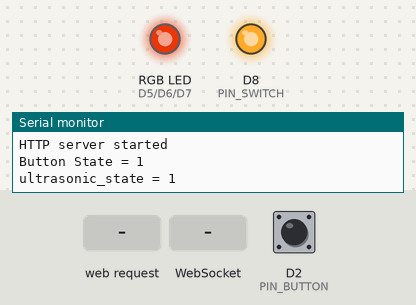
A sketch run on a simulated ESP8266 (NodeMCU). Shown: an RGB LED mixed from three pins (HIGH = lit), output pins drawn as LEDs (lit = HIGH), the last lines printed to the serial monitor. The test bench sets the inputs (shaded band); at power-on: D2 (PIN_BUTTON) HIGH. Dim RGB values are drawn brighter than linear; WiFi joins after 1.5 s; servers stay silent unless stated; random numbers use the default seed unless the sketch sets one.

Above: at 2.76 s.
2.8 s: D2 (PIN_BUTTON) pulled LOW for 0.15 s
At 4.1 s:
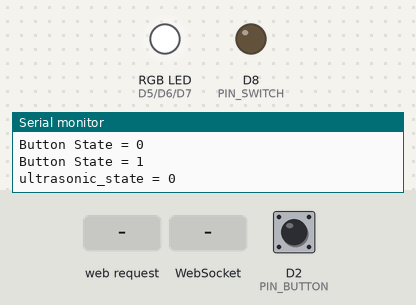
4.5 s: D2 (PIN_BUTTON) pulled LOW for 1 s
At 5.56 s:
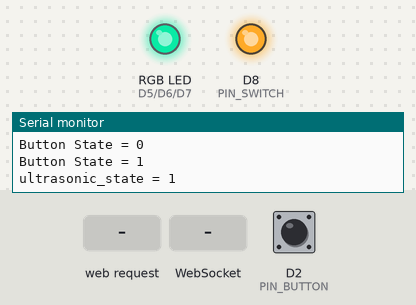
7.5 s: HTTP request GET / received
10.5 s: WebSocket text "STATE" received
13.5 s: D2 (PIN_BUTTON) pulled LOW for 3.2 s
At 17.6 s:
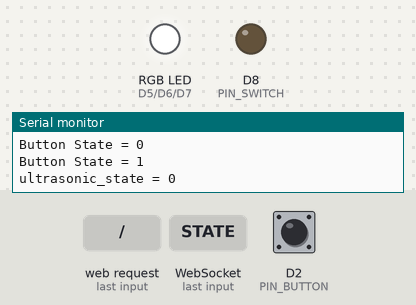
18.2 s: D2 (PIN_BUTTON) pulled LOW for 0.15 s
At 18.41 s:
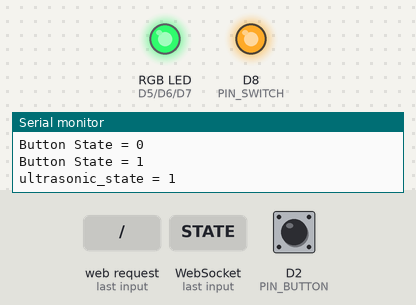
Timing chart, 0 to 24.2 s (numbered marks = the images above; inputs shaded):
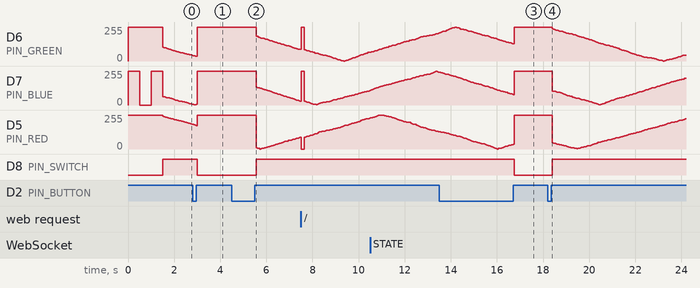

The sketch:

HumidifierServerAsync.ino
```cpp
#include <ESP8266WiFi.h>
#include <ESPAsyncTCP.h>
#include <ESPAsyncWebServer.h>
#include <ESP8266mDNS.h>
#include "config.h"
const char* ssid = STASSID;
const char* password = STAPSK;

AsyncWebServer server(80);
AsyncWebSocket ws("/ws");

bool ultrasonic_state = false;
bool led_state = LED_OFF;
int buttonState;             // the current reading from the input pin
int lastButtonState = HIGH;   // the previous reading from the input pin
// the following variables are unsigned longs because the time, measured in
// milliseconds, will quickly become a bigger number than can be stored in an int.
unsigned long lastDebounceTime = 0;  // the last time the output pin was toggled
unsigned long debounceDelay = 50;    // the debounce time; increase if the output flickers
unsigned long ledChangeInterval = 50; // Interval for changing LED color
unsigned long ledLastTime;  // The last time LED color was changed
int r, g, b, rd, gd, bd;

#include "webpage.h"

void rgbInit()
{
  int x[3], y[3], i, j;
  for(i=0;i<3;i++) x[i] = random(i*85+1,(i+1)*85+1);
  for(i=0;i<3;i++) y[i] = 0;
  for(i=0;i<3;i++) {
    j = random(0,3);
    while(y[j]!=0) j = random(0,3);
    y[j] = x[i];
  }
  r = y[0];
  g = y[1];
  b = y[2];
  rd = gd = bd = -1;
  analogWrite(PIN_RED, r);
  analogWrite(PIN_GREEN, g);
  analogWrite(PIN_BLUE, b);
  ledLastTime = millis();
}

void rgbOff()
{
  digitalWrite(PIN_RED, LED_OFF);
  digitalWrite(PIN_GREEN, LED_OFF);
  digitalWrite(PIN_BLUE, LED_OFF);
}

void rgbNext()
{
  int step;
  step = random(1,5);
  if( (r+step*rd) > 255 || (r+step*rd) < 0 ) rd = rd * (-1);
  r = r+step*rd;
  step = random(1,5);
  if( (g+step*gd) > 255 || (g+step*gd) < 0 ) gd = gd * (-1);
  g = g+step*gd;
  step = random(1,5);
  if( (b+step*bd) > 255 || (b+step*bd) < 0 ) bd = bd * (-1);
  b = b+step*bd;
  analogWrite(PIN_RED, r);
  analogWrite(PIN_GREEN, g);
  analogWrite(PIN_BLUE, b);
  ledLastTime = millis();
}

void notifyClients() {
  ws.textAll(String(ultrasonic_state));
}

void handleWebSocketMessage(void *arg, uint8_t *data, size_t len) {
  AwsFrameInfo *info = (AwsFrameInfo*)arg;
  if (info->final && info->index == 0 && info->len == len && info->opcode == WS_TEXT) {
    data[len] = 0;
    if (strcmp((char*)data, "toggle") == 0) {
      ultrasonic_state = !ultrasonic_state;
      led_state = !led_state;
      //Serial.print("ultra_sonic state = ");
      //Serial.println(ultrasonic_state);
      digitalWrite(PIN_SWITCH, ultrasonic_state);
      if (led_state == LED_ON) rgbInit();
      else rgbOff();
      notifyClients();
    }
  }
}

void onEvent(AsyncWebSocket *server, AsyncWebSocketClient *client, AwsEventType type,
             void *arg, uint8_t *data, size_t len) {
    switch (type) {
      case WS_EVT_CONNECT:
        Serial.printf("WebSocket client #%u connected from %s\n", client->id(), client->remoteIP().toString().c_str());
        break;
      case WS_EVT_DISCONNECT:
        Serial.printf("WebSocket client #%u disconnected\n", client->id());
        break;
      case WS_EVT_DATA:
        handleWebSocketMessage(arg, data, len);
        break;
      case WS_EVT_PONG:
      case WS_EVT_ERROR:
        break;
  }
}

void initWebSocket() {
  ws.onEvent(onEvent);
  server.addHandler(&ws);
}

String processor(const String& var){
  Serial.println(var);
  if(var == "STATE"){
    if (ultrasonic_state){
      return "checked";
    }
    else{
      return "";
    }
  }
  else if (var == "NAME") {
    return WEB_TITLE;
  }
  return String();
}

void handleRoot(AsyncWebServerRequest *request) {
  // LED Red light
  digitalWrite(PIN_RED, LOW);
  digitalWrite(PIN_BLUE, HIGH);
  digitalWrite(PIN_GREEN, HIGH);
  Serial.print(index_html);
  request->send_P(200, "text/html", index_html, processor);
  // LED OFF
  digitalWrite(PIN_RED, HIGH);
  digitalWrite(PIN_BLUE, !ultrasonic_state);
}

void handleNotFound(AsyncWebServerRequest *request) {
  digitalWrite(PIN_RED, LOW);
  String message = "File Not Found\n\n";
  message += "URI: ";
  message += request->url();
  message += "\nMethod: ";
  message += (request->method() == HTTP_GET) ? "GET" : "POST";
  message += "\nArguments: ";
  message += request->args();
  message += "\n";
  for (uint8_t i = 0; i < request->args(); i++) {
    message += " " + request->argName(i) + ": " + request->arg(i) + "\n";
  }
  request->send(404, "text/plain", message);
  digitalWrite(PIN_RED, HIGH);
}

void setup(void) {
  pinMode(PIN_RED, OUTPUT);
  pinMode(PIN_GREEN, OUTPUT);
  pinMode(PIN_BLUE, OUTPUT);
  pinMode(PIN_SWITCH, OUTPUT);
  digitalWrite(PIN_RED, LED_OFF);
  digitalWrite(PIN_GREEN, LED_OFF);
  digitalWrite(PIN_BLUE, LED_OFF);
  digitalWrite(PIN_SWITCH, LOW);
  Serial.begin(115200);
  WiFi.mode(WIFI_STA);
  WiFi.begin(ssid, password);

  // Wait for connection
  while (WiFi.status() != WL_CONNECTED) {
    delay(500);
    digitalWrite(PIN_BLUE, !digitalRead(PIN_BLUE));
    Serial.print(".");
  }
  Serial.println("");
  Serial.print("Connected to ");
  Serial.println(ssid);
  Serial.print("IP address: ");
  Serial.println(WiFi.localIP());
  digitalWrite(PIN_BLUE, HIGH);

  if (MDNS.begin(HOSTNAME)) {
    Serial.println("MDNS responder started");
  }

  initWebSocket();

  // Route for URI
  server.on("/", HTTP_GET, handleRoot);

  server.begin();
  Serial.println("HTTP server started");
  //Serial.print(index_html);

}

void loop(void) {
  ws.cleanupClients();
  MDNS.update();
  /********************
   * Check Button
   ********************/
  // read the state of the switch into a local variable:
  int reading = digitalRead(PIN_BUTTON);

  // check to see if you just pressed the button
  // (i.e. the input went from LOW to HIGH), and you've waited long enough
  // since the last press to ignore any noise:

  // If the switch changed, due to noise or pressing:
  if (reading != lastButtonState) {
    // reset the debouncing timer
    lastDebounceTime = millis();
  }

  if ((millis() - lastDebounceTime) > debounceDelay) {
    // whatever the reading is at, it's been there for longer than the debounce
    // delay, so take it as the actual current state:

    // if the button state has changed:
    if (reading != buttonState) {
      buttonState = reading;
      Serial.print("Button State = ");
      Serial.println(buttonState);
      // only toggle the LED if the new button state is HIGH
      if (buttonState == HIGH) {
        led_state = !led_state;
        // Set LED State
        if(led_state == LED_ON) rgbInit();
        else rgbOff();
        ultrasonic_state = !ultrasonic_state;
        // Set Ultrasonic switch
        digitalWrite(PIN_SWITCH, ultrasonic_state);
        Serial.print("ultrasonic_state = ");
        Serial.println(ultrasonic_state);
        notifyClients();
      }
    }
  }
  // save the reading. Next time through the loop, it'll be the lastButtonState:
  lastButtonState = reading;

  // Change LED color
  if(led_state == LED_ON) {
    unsigned long current;
    current = millis();
    if(current - ledLastTime >= ledChangeInterval) rgbNext();
  }
}
```

webpage.h
```cpp
const char index_html[] PROGMEM = R"ghliaxxx(
<!DOCTYPE html>
<html>
<head>
  <title>%NAME%</title>
  <meta charset="utf-8">
  <meta name="viewport" content="width=device-width, initial-scale=1">
  <link href="https://cdn.jsdelivr.net/npm/bootstrap@5.1.3/dist/css/bootstrap.min.css" rel="stylesheet">
  <script src="https://cdn.jsdelivr.net/npm/bootstrap@5.1.3/dist/js/bootstrap.bundle.min.js"></script>
  <script src="https://ajax.googleapis.com/ajax/libs/jquery/3.6.0/jquery.min.js"></script>
</head>
<body>
<div class="container mt-3">
  <h1><center>%NAME%</center></h1>
  <br>
  <div class="d-flex justify-content-center mt-3">
    <div class="form-check form-switch">
      <input class="form-check-input" type="checkbox" id="mySwitch" name="mySwitch" style="transform: scale(3);" onchange="switchToggle()" %STATE%>
      <!-- <label class="form-check-label" for="mySwitch">Dark Mode</label> -->
    </div>
  </div>
</div>
<script>
  var gateway = `ws://${window.location.hostname}/ws`;
  var websocket;
  window.addEventListener('load', onLoad);
  function initWebSocket() {
    console.log('Trying to open a WebSocket connection...');
    websocket = new WebSocket(gateway);
    websocket.onopen    = onOpen;
    websocket.onclose   = onClose;
    websocket.onmessage = onMessage; // <-- add this line
  }
  function onOpen(event) {
    console.log('Connection opened');
  }
  function onClose(event) {
    console.log('Connection closed');
    setTimeout(initWebSocket, 2000);
  }
  function onMessage(event) {
    if (event.data == "1"){
      $("#mySwitch").prop("checked", true);
    }
    else{
      x = document.getElementById("mySwitch");
      $("#mySwitch").prop("checked", false);
    }
  }
  function onLoad(event) {
    initWebSocket();
  }
  function switchToggle() {
    websocket.send('toggle');
  }
</script>
</body>
</html>
)ghliaxxx";
```

config.h
```cpp
#define LED_ON  false // for common anode LED
#define LED_OFF true  // for common anode LED
#define PIN_BUTTON  D2
#define PIN_SWITCH  D8
#define PIN_RED     D5
#define PIN_GREEN   D6
#define PIN_BLUE    D7
#define STASSID "DaBear"  /* 無線網路名稱 */
#define STAPSK  "100godbl" /* 無線網路密碼 */
#define WEB_TITLE "香氛精油噴霧器"
#define HOSTNAME "ghliaw123"
```

Measured:
- after the input at 2.8 s, D8 (PIN_SWITCH): HIGH → LOW after 0.20 s
- after the input at 4.5 s, D6 (PIN_GREEN): moves from 255/255 to 87/255 over 1.9 s, starting after 1.1 s; D7 (PIN_BLUE): moves from 255/255 to 28/255 over 1.9 s, starting after 1.1 s; D8 (PIN_SWITCH): LOW → HIGH after 1.1 s
- after the input at 13.5 s, D8 (PIN_SWITCH): HIGH → LOW after 3.3 s
- after the input at 18.2 s, D8 (PIN_SWITCH): LOW → HIGH after 0.20 s
